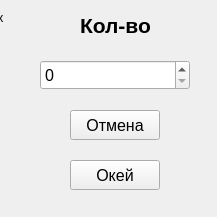
<?xml version="1.0" encoding="UTF-8"?>
<ui version="4.0">
 <class>Form</class>
 <widget class="QWidget" name="Form">
  <property name="geometry">
   <rect>
    <x>0</x>
    <y>0</y>
    <width>217</width>
    <height>217</height>
   </rect>
  </property>
  <property name="windowTitle">
   <string>Form</string>
  </property>
  <widget class="QLabel" name="label">
   <property name="geometry">
    <rect>
     <x>80</x>
     <y>10</y>
     <width>81</width>
     <height>31</height>
    </rect>
   </property>
   <property name="font">
    <font>
     <pointsize>16</pointsize>
     <bold>true</bold>
    </font>
   </property>
   <property name="text">
    <string>Кол-во</string>
   </property>
  </widget>
  <widget class="QPushButton" name="b_ok">
   <property name="geometry">
    <rect>
     <x>70</x>
     <y>160</y>
     <width>90</width>
     <height>30</height>
    </rect>
   </property>
   <property name="font">
    <font>
     <pointsize>12</pointsize>
    </font>
   </property>
   <property name="text">
    <string>Окей</string>
   </property>
  </widget>
  <widget class="QPushButton" name="b_cancel">
   <property name="geometry">
    <rect>
     <x>70</x>
     <y>110</y>
     <width>90</width>
     <height>30</height>
    </rect>
   </property>
   <property name="font">
    <font>
     <pointsize>12</pointsize>
    </font>
   </property>
   <property name="text">
    <string>Отмена</string>
   </property>
  </widget>
  <widget class="QLabel" name="label_4">
   <property name="geometry">
    <rect>
     <x>-40</x>
     <y>10</y>
     <width>49</width>
     <height>16</height>
    </rect>
   </property>
   <property name="text">
    <string>На всех</string>
   </property>
  </widget>
  <widget class="QSpinBox" name="count">
   <property name="geometry">
    <rect>
     <x>40</x>
     <y>60</y>
     <width>150</width>
     <height>30</height>
    </rect>
   </property>
   <property name="font">
    <font>
     <pointsize>12</pointsize>
    </font>
   </property>
  </widget>
 </widget>
 <resources/>
 <connections/>
</ui>
